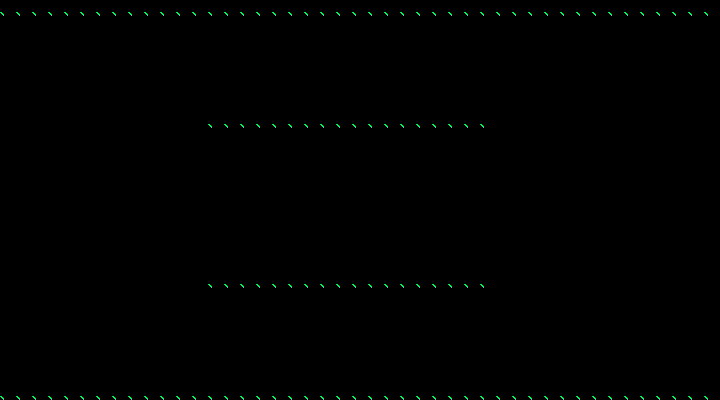

A level layout from a 2D game, rendered from its tile map. Below: a short description, then the map file with tile-grid data replaced by summaries:
An orthogonal 45x25 tile map with 16x16 px tiles, 1 tile layer (Tiles), 2 tilesets and 44 objects (39x enemy, 4x node).

<map version="1.0" orientation="orthogonal" width="45" height="25" tilewidth="16" tileheight="16">
 <tileset firstgid="1" name="Tiles" tilewidth="16" tileheight="16">
  <image source="../images/Wall-Terrain-Tiles.png" width="256" height="112" />
 </tileset>
 <tileset firstgid="113" name="Enemies" tilewidth="16" tileheight="16">
  <image source="../images/enemy.png" width="16" height="16" />
 </tileset>
 <layer name="Tiles" width="45" height="25">
  <properties>
   <property name="collision" value="true" />
   <property name="tileset" value="Tiles" />
  </properties>
  <data>[1125 cells, 126 non-empty, 1 distinct tile ids]</data>
 </layer>
 <objectgroup name="Enemies" width="45" height="25">
  <object name="0" type="enemy" gid="113" x="192" y="368" />
  <object name="1" type="enemy" gid="113" x="224" y="336" />
  <object name="0" type="enemy" gid="113" x="208" y="352" />
  <object name="1" type="enemy" gid="113" x="240" y="320" />
  <object name="0" type="enemy" gid="113" x="304" y="368" />
  <object name="0" type="enemy" gid="113" x="320" y="352" />
  <object name="1" type="enemy" gid="113" x="336" y="336" />
  <object name="1" type="enemy" gid="113" x="352" y="320" />
  <object name="0" type="enemy" gid="113" x="400" y="368" />
  <object name="0" type="enemy" gid="113" x="416" y="352" />
  <object name="1" type="enemy" gid="113" x="432" y="336" />
  <object name="1" type="enemy" gid="113" x="448" y="320" />
  <object name="1" type="enemy" gid="113" x="208" y="64" />
  <object name="0" type="enemy" gid="113" x="240" y="96" />
  <object name="0" type="enemy" gid="113" x="224" y="80" />
  <object name="1" type="enemy" gid="113" x="192" y="48" />
  <object gid="113" x="352" y="96" />
  <object name="0" type="enemy" gid="113" x="336" y="80" />
  <object name="1" type="enemy" gid="113" x="320" y="64" />
  <object name="1" type="enemy" gid="113" x="304" y="48" />
  <object name="0" type="enemy" gid="113" x="448" y="96" />
  <object name="0" type="enemy" gid="113" x="432" y="80" />
  <object name="1" type="enemy" gid="113" x="416" y="64" />
  <object name="1" type="enemy" gid="113" x="400" y="48" />
  <object type="node" gid="113" x="208" y="176" />
  <object type="node" gid="113" x="464" y="240" />
  <object name="3" type="enemy" gid="113" x="336" y="240" />
  <object name="3" type="enemy" gid="113" x="336" y="176" />
  <object name="4" type="enemy" gid="113" x="176" y="208" />
  <object name="4" type="enemy" gid="113" x="176" y="192" />
  <object name="4" type="enemy" gid="113" x="176" y="224" />
  <object name="4" type="enemy" gid="113" x="176" y="240" />
  <object name="4" type="enemy" gid="113" x="512" y="176" />
  <object name="4" type="enemy" gid="113" x="512" y="192" />
  <object name="4" type="enemy" gid="113" x="512" y="224" />
  <object name="4" type="enemy" gid="113" x="512" y="208" />
  <object name="3" type="enemy" gid="113" x="256" y="208" />
  <object name="3" type="enemy" gid="113" x="416" y="208" />
  <object name="4" type="enemy" gid="113" x="512" y="240" />
  <object name="4" type="enemy" gid="113" x="176" y="176" />
  <object type="node" gid="113" x="288" y="208" />
  <object type="node" gid="113" x="384" y="208" />
  <object name="4" type="enemy" gid="113" x="512" y="176" />
  <object name="4" type="enemy" gid="113" x="512" y="192" />
 </objectgroup>
</map>
